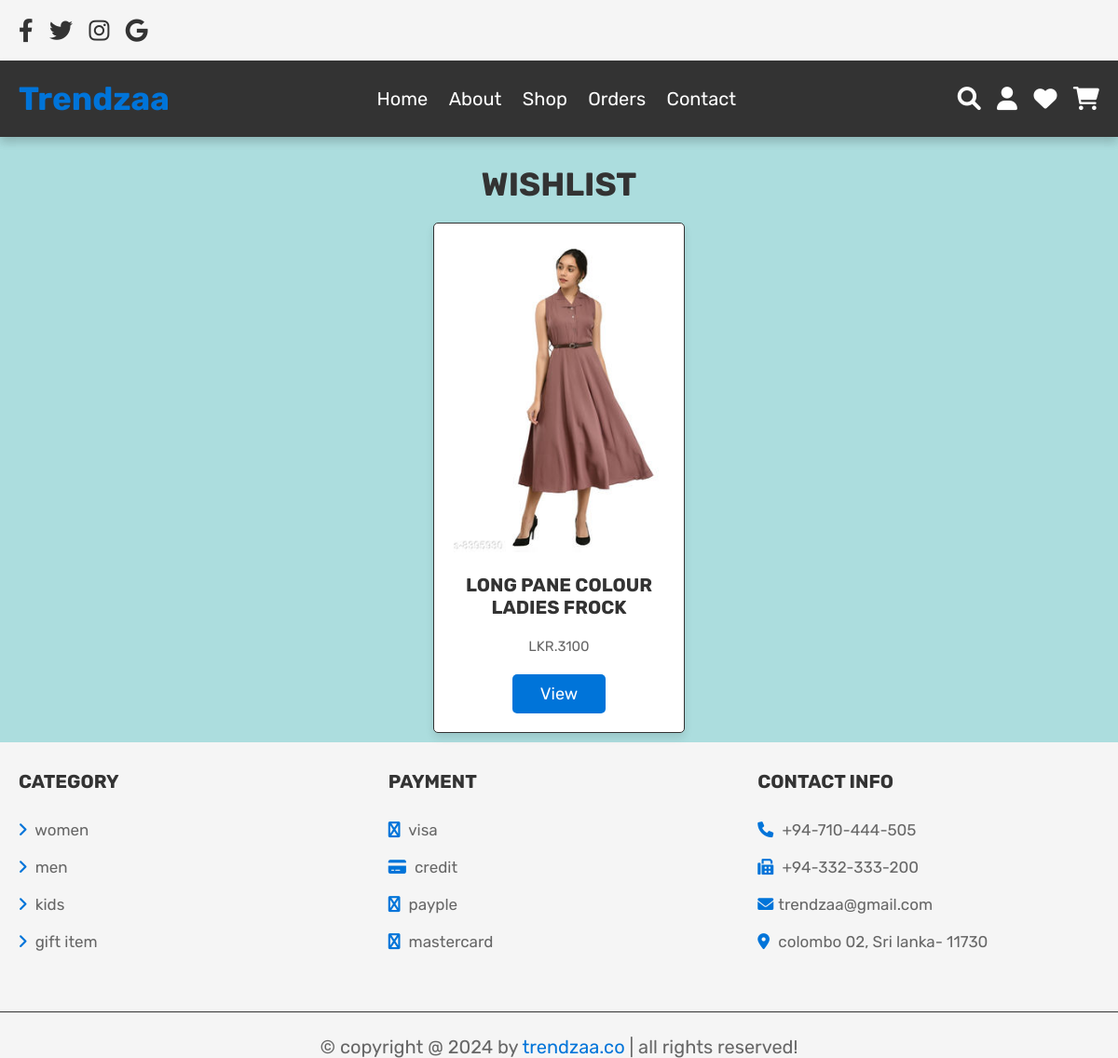
The app's page /wishlist.php (signed in) with its own data.
### tables this page shows
CREATE TABLE `wishlist` (
  `id` int(11) NOT NULL,
  `itemid` int(11) NOT NULL,
  `userid` int(11) NOT NULL
);

CREATE TABLE `items` (
  `id` int(11) NOT NULL,
  `name` varchar(100) NOT NULL,
  `price` varchar(100) NOT NULL,
  `image` varchar(100) NOT NULL,
  `catid` int(11) NOT NULL,
  `description` varchar(1000) NOT NULL,
  `userid` int(11) NOT NULL,
  `deleted` int(11) NOT NULL DEFAULT 0
);

### wishlist.php (the view, shortened to what this page needs)
<?php
include_once('controllers/dbcon.php');
?>
<!DOCTYPE html>
<html lang="en">
<head>
   <link rel="stylesheet" href="https://cdnjs.cloudflare.com/ajax/libs/font-awesome/6.0.0/css/all.min.css">
<link rel="stylesheet" href="css/style.css">
</head>
<body>
<?php include 'header.php' ;?>
<section class="home-category">
   <h1 class="title">Wishlist</h1>
   <div class="box-container">
   <?php
            $userid = $_SESSION['userid'];
            $itemsql = "SELECT * FROM `wishlist` join items where wishlist.itemid=items.id and wishlist.userid=$userid";
            $itemresult = $conn->query($itemsql);
            if ($itemresult->num_rows > 0) {
                while($row = $itemresult->fetch_assoc())
                {
                    echo '
                    <div class="box">
                        <img src="uploads/'.$row["image"].'" alt="">
                        <h3>'.$row["name"].' </h3>
                        <p>LKR.'.$row["price"].'</p>
                        <a href="singleitem.php?itemid='.$row["id"].'" class="btn"">View</a>
                    </div>
                    ';
                }
            } else {
                echo "<font color='red'> Ooops ! No Records ! </font>";
            }
            ?>
</div>
</section>
   <?php
include'footer.php';
   ?>
</body>
</html>

### css/style.css (style rules this page uses)
:root { --blue:#0000ae; --red:#c0392b; --light-blue:#0074D9; --sandy-tan:#ACDDDE; --orange:#f39c12; --black:#333; --white:#fff; --light-color:#666; --light-white:#ccc; --light-bg:#f5f5f5; --border:.1rem solid var(--black); --box-shadow:0 .5rem 1rem rgba(0,0,0,.1); }
* { font-family: 'Rubik', sans-serif; margin:0; padding:0; box-sizing: border-box; outline: none; border:none; text-decoration: none; transition:all .2s linear; }
body { background-color: var(--sandy-tan); }
html { font-size: 62.5%; overflow-x: hidden; scroll-behavior: smooth; scroll-padding-top: 6.5rem; }
.btn, .option-btn, .delete-btn, .white-btn { display: inline-block; margin-top: 1rem; padding:1rem 3rem; cursor: pointer; color:var(--white); font-size: 1.8rem; border-radius: .5rem; text-transform: capitalize; }
.white-btn, .btn { background-color: var(--light-blue); }
section { padding: 3rem 2rem; max-width: 1200px; margin: 0 auto; }
.home-category .box-container { display: grid; grid-template-columns: repeat(auto-fit, 27rem); gap:1.5rem; justify-content: center; align-items: flex-start; margin-bottom: 1rem; }
.title { text-align: center; margin-bottom: 2rem; text-transform: uppercase; color:var(--black); font-size: 3.5rem; }
.home-category .box-container .box { padding:2rem; text-align: center; border:var(--border); background-color: var(--light-white); box-shadow: var(--box-shadow); border-radius: .5rem; }
.home-category .box-container .box img { width: 100%; margin-bottom: 2rem; }
.home-category .box-container .box h3 { text-transform: uppercase; color:var(--black); padding:1rem 0; font-size: 2rem; }
.home-category .box-container .box p { line-height: 2; font-size: 1.5rem; color:var(--light-color); padding:.5rem 0; }
.home-category { padding-bottom:0; }
.home-category .box-container { display: grid; grid-template-columns: repeat(auto-fit, 27rem); gap:1.5rem; justify-content: center; align-items: flex-start; }
.home-category .box-container .box { padding:2rem; text-align: center; border:var(--border); background-color: var(--white); box-shadow: var(--box-shadow); border-radius: .5rem; }
.home-category .box-container .box img { width: 100%; margin-bottom: 1rem; }
.home-category { padding-bottom: 0; }

### records on screen
wishlist: itemid.image (picture), itemid.name "LONG PANE COLOUR LADIES FROCK", itemid.price "3100"
